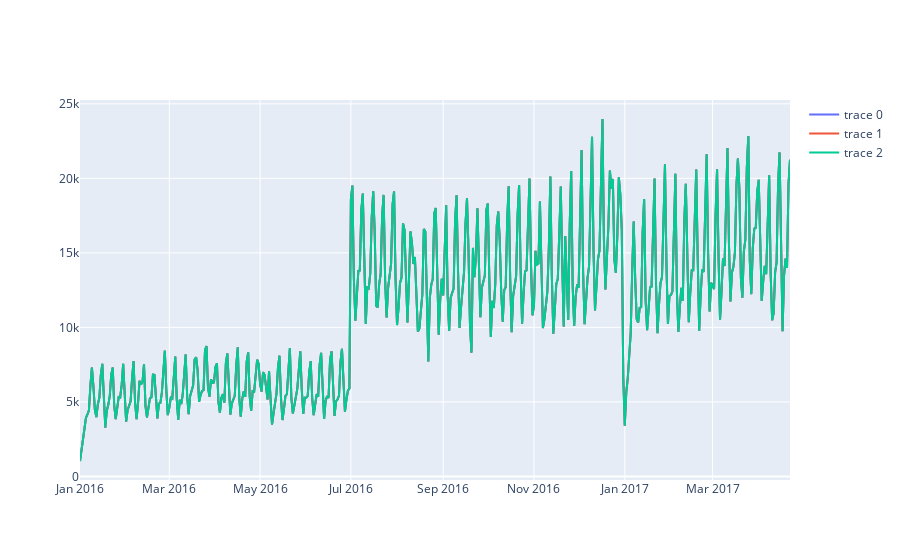

Here is the notebook cell this chart was saved with:
### Code cell
# Standard command to add data to chart. Trace is chart component | Scatter adds a line
fig1.add_trace(go.Scatter(x=data['visit_date'], y=data['visitors']))

### Figure 1 — Plotly figure (JSON) as saved in the notebook; plotly's stock layout.template omitted (floating-point values rounded to 4 significant figures; data arrays with more than 128 entries replaced by an {"elided": "..."} marker saying what was removed)
{"data": [{"type": "scatter", "x": {"elided": "478 str values"}, "y": {"elided": "478 int values"}}, {"type": "scatter", "x": {"elided": "478 str values"}, "y": {"elided": "478 int values"}}, {"type": "scatter", "x": {"elided": "478 str values"}, "y": {"elided": "478 int values"}}], "layout": {}}
